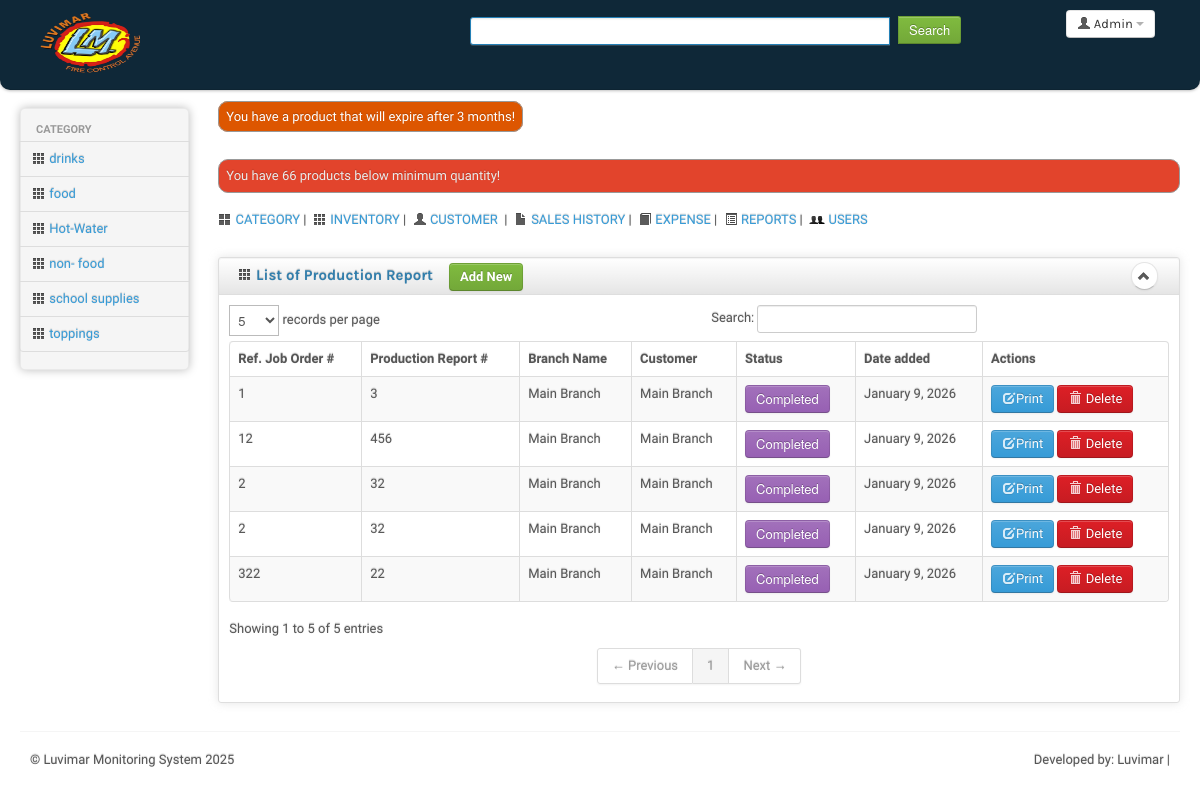
/production/index.php (signed in), run on the app's committed database.
### tables this page shows
CREATE TABLE `bs_user` (
  `user_id` int(10) unsigned NOT NULL AUTO_INCREMENT,
  `emp_id` varchar(100) NOT NULL DEFAULT '',
  `firstname` varchar(100) NOT NULL DEFAULT '',
  `lastname` varchar(100) NOT NULL DEFAULT '',
  `email` varchar(100) NOT NULL DEFAULT '',
  `username` varchar(100) NOT NULL DEFAULT '',
  `password` varchar(32) NOT NULL DEFAULT '',
  `pass_text` varchar(200) NOT NULL DEFAULT '',
  `title` varchar(100) NOT NULL DEFAULT '',
  `contactno` varchar(100) NOT NULL DEFAULT '',
  `address` text DEFAULT NULL,
  `image` varchar(200) NOT NULL DEFAULT '',
  `thumbnail` varchar(200) NOT NULL DEFAULT '',
  `is_admin` tinyint(1) NOT NULL DEFAULT 1,
  `access_level` int(10) NOT NULL DEFAULT 1,
  `is_main_access` tinyint(1) NOT NULL DEFAULT 1,
  `is_masterfile_access` tinyint(1) NOT NULL DEFAULT 1,
  `is_category_access` tinyint(1) NOT NULL DEFAULT 1,
  `is_cat_a_access` tinyint(1) NOT NULL DEFAULT 1,
  `is_cat_e_access` tinyint(1) NOT NULL DEFAULT 1,
  `is_cat_d_access` tinyint(1) NOT NULL DEFAULT 1,
  `is_customer_access` tinyint(1) NOT NULL DEFAULT 1,
  `is_cust_a_access` tinyint(1) NOT NULL DEFAULT 1,
  `is_cust_e_access` tinyint(1) NOT NULL DEFAULT 1,
  `is_cust_d_access` tinyint(1) NOT NULL DEFAULT 1,
  `is_supplier_access` tinyint(1) NOT NULL DEFAULT 1,
  `is_sup_a_access` tinyint(1) NOT NULL DEFAULT 1,
  `is_sup_e_access` tinyint(1) NOT NULL DEFAULT 1,
  `is_sup_d_access` tinyint(1) NOT NULL DEFAULT 1,
  `is_product_access` tinyint(1) NOT NULL DEFAULT 1,
  `is_prod_a_access` tinyint(1) NOT NULL DEFAULT 1,
  `is_prod_e_access` tinyint(1) NOT NULL DEFAULT 1,
  `is_prod_d_access` tinyint(1) NOT NULL DEFAULT 1,
  `is_receive_access` tinyint(1) NOT NULL DEFAULT 1,
  `is_return_access` tinyint(1) NOT NULL DEFAULT 1,
  `is_sales_access` tinyint(1) NOT NULL DEFAULT 1,
  `is_sale_v_access` tinyint(1) NOT NULL DEFAULT 1,
  `is_sale_d_access` tinyint(1) NOT NULL DEFAULT 1,
  `is_delivery_access` tinyint(1) NOT NULL DEFAULT 1,
  `is_del_v_access` tinyint(1) NOT NULL DEFAULT 1,
  `is_del_d_access` tinyint(1) NOT NULL DEFAULT 1,
  `is_expense_access` tinyint(1) NOT NULL DEFAULT 1,
  `is_exp_a_access` tinyint(1) NOT NULL DEFAULT 1,
  `is_exp_e_access` tinyint(1) NOT NULL DEFAULT 1,
  `is_exp_d_access` tinyint(1) NOT NULL DEFAULT 1,
  `is_report_access` tinyint(1) NOT NULL DEFAULT 1,
  `is_user_access` tinyint(1) NOT NULL DEFAULT 1,
  `is_user_a_access` tinyint(1) NOT NULL DEFAULT 1,
  `is_user_e_access` tinyint(1) NOT NULL DEFAULT 1,
  `is_user_d_access` tinyint(1) NOT NULL DEFAULT 1,
  `added_by` int(10) DEFAULT NULL,
  `modified_by` int(10) DEFAULT NULL,
  `deleted_by` int(10) DEFAULT NULL,
  `is_deleted` tinyint(1) NOT NULL,
  `date_added` varchar(50) DEFAULT NULL,
  `date_modified` varchar(50) DEFAULT NULL,
  `date_deleted` varchar(50) DEFAULT NULL,
  `last_login` varchar(50) DEFAULT NULL,
  `theme` varchar(70) NOT NULL,
  `branch_num` int(11) DEFAULT NULL,
  PRIMARY KEY (`user_id`)
);

CREATE TABLE `tbl_category` (
  `cat_id` int(10) unsigned NOT NULL AUTO_INCREMENT,
  `cat_parent_id` int(11) NOT NULL DEFAULT 0,
  `cat_name` varchar(50) NOT NULL DEFAULT '',
  `cat_description` varchar(200) NOT NULL DEFAULT '',
  `cat_image` varchar(255) NOT NULL DEFAULT '',
  `is_deleted` int(1) NOT NULL,
  PRIMARY KEY (`cat_id`)
);

CREATE TABLE IF NOT EXISTS `tbl_production_report` (
  `pr_id` int(11) NOT NULL AUTO_INCREMENT,
  `jo_id` int(11) NOT NULL,
  `pr_num` varchar(100) NOT NULL DEFAULT '',
  `added_by` varchar(100) NOT NULL DEFAULT '',
  `status` varchar(100) NOT NULL DEFAULT '',
  `date_added` varchar(100) NOT NULL DEFAULT '',
  `is_deleted` varchar(100) NOT NULL DEFAULT '',
  `uid` varchar(100) NOT NULL DEFAULT '',
  PRIMARY KEY (`pr_id`),
  KEY `jo_id` (`jo_id`)
);

CREATE TABLE IF NOT EXISTS `tbl_job_order` (
  `jo_id` int(11) NOT NULL AUTO_INCREMENT,
  `branch_id` int(11) DEFAULT NULL,
  `joi_id` int(11) NOT NULL,
  `job_order_number` varchar(100) NOT NULL,
  `status` varchar(100) NOT NULL,
  `added_by` int(100) NOT NULL DEFAULT 0,
  `date_added` varchar(100) NOT NULL,
  `is_deleted` int(1) NOT NULL DEFAULT 0,
  `uid` varchar(100) NOT NULL,
  PRIMARY KEY (`jo_id`) USING BTREE,
  KEY `joi_id` (`joi_id`),
  KEY `branch_id` (`branch_id`)
);

CREATE TABLE `bs_branch` (
  `branch_id` int(10) unsigned NOT NULL AUTO_INCREMENT,
  `branch_name` varchar(100) NOT NULL,
  `branch_db` varchar(100) NOT NULL,
  `is_deleted` int(1) NOT NULL,
  `date_added` datetime NOT NULL DEFAULT '0000-00-00 00:00:00',
  `date_modified` datetime NOT NULL DEFAULT '0000-00-00 00:00:00',
  `date_deleted` datetime NOT NULL DEFAULT '0000-00-00 00:00:00',
  PRIMARY KEY (`branch_id`)
);

CREATE TABLE IF NOT EXISTS `bs_setting` (
  `setting_id` int(10) unsigned NOT NULL AUTO_INCREMENT,
  `directory` varchar(100) NOT NULL DEFAULT '',
  `system_title` varchar(100) NOT NULL DEFAULT '',
  `abrv` varchar(70) NOT NULL DEFAULT '',
  `year_developed` year(4) NOT NULL,
  `description` text NOT NULL,
  `developer` varchar(100) NOT NULL,
  `website` varchar(100) NOT NULL,
  PRIMARY KEY (`setting_id`)
);

### production/index.php (called while the page is built, shortened)
<?php
require_once '../include/template.php';

### production/list.php (the view, shortened to what this page needs)
<?php
$userId = $_SESSION['user_id'];
$user = $conn->prepare("SELECT * FROM bs_user
			WHERE user_id = '$userId'");
$user->execute();
$user_data = $user->fetch();
$sql = $conn->prepare("SELECT * FROM tbl_production_report WHERE status != 'pending' AND is_deleted != '1' ORDER BY pr_id DESC");
$sql->execute();
?>
<div class="row-fluid sortable">
	<div class="box span12">
		<div class="box-header well" data-original-title>
			<h2><i class="icon-th"></i> List of Production Report</h2>
			<?php if ($user_data['is_prod_a_access'] == 1) { ?>
				<?php
				$sel = $conn->prepare("SELECT * FROM tbl_pr_items WHERE is_submitted != '1' AND is_deleted != '1'");
				$sel->execute();
				if ($sel->rowCount() > 0) {
				?>
					&nbsp;&nbsp;&nbsp;&nbsp;<a href="javascript:add();" class="btn btn-success">Add New Cart</a>
				<?php
				} else {
				?> &nbsp;&nbsp;&nbsp;&nbsp;<a href="index.php?view=add_jo" class="btn btn-success">Add New</a>
				<?php
				}
				?>
			<?php } else {
			} ?>
			<div class="box-icon">
				<a href="../" class="btn btn-minimize btn-round"><i class="icon-chevron-up"></i></a>
			</div>
		</div>
		<div class="box-content">
			<table class="table table-striped table-bordered bootstrap-datatable datatable">
				<thead>
					<tr>
						<th>Ref. Job Order #</th>
						<th>Production Report #</th>
						<th>Branch Name</th>
						<th>Customer</th>
						<th>Status</th>
						<th>Date added</th>
						<th>Actions</th>
					</tr>
				</thead>
				<tbody>
					<?php
					if ($sql->rowCount() > 0) {
						while ($sql_data = $sql->fetch()) {
							$prId = $sql_data['pr_id'];
							$joId = $sql_data['jo_id'];
							$sel = $conn->prepare("SELECT * FROM tbl_pr_list WHERE pr_id = '$prId' AND is_deleted != '1'");
							$sel->execute();
							$sel_data = $sel->fetch();
							$branchId = $sel_data['branch_id'];
							$cust = $conn->prepare("SELECT * FROM bs_branch WHERE branch_id = '$branchId'");
							$cust->execute();
							$cust_data = $cust->fetch();
							$custName = $cust_data['branch_name'];
							$status = $sql_data['status'];
							if ($status == 'pending') {
								$status = '<button class="btn btn-warning" disabled><i data-feather="circle" style="height: 16px; width: 16px;" class="me-1"></i>Pending </button> ';
							} elseif ($status == 'completed') {
								$status = '<button class="btn btn-info"><i data-feather="check" style="height: 16px; width: 16px;" class="me-1"></i>Completed</button> ';
							} elseif ($status == 'declined') {
								$status = '<button class="btn btn-danger"><i data-feather="x" style="height: 16px; width: 16px;" class="me-1"></i>Declined</button> ';
							} elseif ($status == 'released') {
								$status = '<button class="btn btn-primary" disabled><i data-feather="check" style="height: 16px; width: 16px;" class="me-1"></i>Released</button> ';
							} else {
							};
							$jo = $conn->prepare("SELECT * FROM tbl_job_order WHERE jo_id = '$joId' AND is_deleted != '1'");
							$jo->execute();
							$jo_data = $jo->fetch();
					?>
							<tr>
								<td><?php echo $jo_data['job_order_number']; ?></td>
								<td><?php echo $sql_data['pr_num']; ?></td>
								<td><?php echo $custName; ?></td>
								<td><?php echo $custName; ?></td>
								<td><?php echo $status ?></td>
								<td><?php echo date("F j, Y", strtotime($sql_data['date_added'])); ?></td>
								<td class="center">
									<?php if ($user_data['is_prod_e_access'] == 1) { ?>
										<a class="btn btn-primary" href="print.php?prId=<?php echo $prId; ?>" class="btn btn-small" target=_new><i class="icon-edit icon-white"></i>Print</a>
									<?php } else {
										echo "-- --";
									} ?>
									<?php if ($user_data['is_prod_d_access'] == 1) { ?>
										<a class="btn btn-danger" href="javascript:del(<?php echo $sql_data['pr_id']; ?>);">
											<i class="icon-trash icon-white"></i>
											Delete
										</a>
									<?php } else {
										echo "-- --";
									} ?>
								</td>
							</tr>
					<?php
						}
					} else {
					}
					?>
				</tbody>
			</table>
		</div>
	</div>
</div>

### include/header.php (shortened to what this page needs)
<?php
$userId = $_SESSION['user_id'];
$sql = $conn->prepare("SELECT * FROM bs_user WHERE user_id = '$userId' AND is_deleted != '1'");
$sql->execute();
$sql_data = $sql->fetch();
?>
<div class="navbar-inner" style="background: #0f2838;">
	<div class="container-fluid">
		<a class="brand" href="<?php echo WEB_ROOT; ?>index.php"><img src="<?php echo WEB_ROOT; ?>images/branch_logo/main.png" style="height: 60px; width:100px;" /></a>
		<div class="btn-group pull-right">
			<a class="btn dropdown-toggle" data-toggle="dropdown" href="javascript:mod(<?php echo $userId; ?>);">
				<i class="icon-user"></i><span class="hidden-phone"> <?php echo $sql_data['firstname']; ?></span>
				<span class="caret"></span>
			</a>
		</div>
		<?php if ($sql_data['is_admin'] != 1) { ?>
			<div class="top-nav nav-collapse">
				<ul class="nav">
					<li>
						<form method="post" action="<?php echo WEB_ROOT; ?>sales/index.php?view=search" class="navbar-search pull-left">
							<div class="input-append">
								<input name="key" type="text" id="appendedInputButtons" maxlength="50" placeholder="Search" style="width:400px; background:#ffffff;" required autocomplete=off class="search-query span2" />
								<input type="submit" value="Search" class="btn btn-success" />
							</div>
						</form>
					</li>
				</ul>
			</div>
		<?php } else {
		} ?>
	</div>
</div>

### include/left-menu.php (shortened to what this page needs)
<div class="span2 main-menu-span">
	<div class="well nav-collapse sidebar-nav">
		<ul class="nav nav-tabs nav-stacked main-menu">
			<li class="nav-header hidden-tablet">Category</li>
			<?php
				$cat = $conn->prepare("SELECT * FROM tbl_category WHERE cat_parent_id = '0' AND is_deleted != '1' ORDER BY cat_name");
				$cat->execute();
				if($cat->rowCount() > 0)
				{
					while($cat_data = $cat->fetch())
					{
			?>
						<li><a class="ajax-link" href="<?php echo WEB_ROOT; ?>sales/index.php?id=<?php echo $cat_data['cat_id']; ?>"><i class="icon-th"></i><span class="hidden-tablet"> <?php echo $cat_data['cat_name']; ?></span></a></li>
			<?php
					}
				}else{}
			?>
		</ul>
	</div>
</div>

### include/footer.php
<?php
	$sett = $conn->prepare("SELECT * FROM bs_setting");
	$sett->execute();
	$sett_data = $sett->fetch();
?>
<p class="pull-left">&copy; <?php echo $sett_data['system_title']; ?> <?php echo $sett_data['year_developed']; ?></p>
<p class="pull-right">Developed by: <?php echo $sett_data['developer']; ?> | <?php echo $sett_data['website']; ?></p>

### global-library/css/charisma-app.css (style rules this page uses)
.box { border: 1px solid #DEDEDE; border-radius:3px; -webkit-border-radius:3px; -moz-border-radius:3px; margin-top: 10px; margin-bottom: 10px ; box-shadow: 0 0 10px rgba(189, 189, 189, 0.4); -webkit-box-shadow: 0 0 10px rgba(189, 189, 189, 0.4); -moz-box-shadow: 0 0 10px rgba(189, 189, 189, 0.4); }
.box-header { border:none; padding-top:5px; border-bottom: 1px solid #DEDEDE; border-radius:3px 3px 0 0; -webkit-border-radius:3px 3px 0 0; -moz-border-radius:3px 3px 0 0; height:12px; min-height:12px; margin-bottom: 0; cursor:move; font-weight:bold; font-size:16px; background: -moz-linear-gradient(top, rgba(255,255,255,0) 0%, rgba(0,0,0,0.1) 100%); background: -webkit-gradient(linear, left top, left bottom, color-stop(0%,rgba(255,255,255,0)), color-stop(100%,rgba(0,0,0,0.1))); background: -webkit-linear-gradient(top, rgba(255,255,255,0) 0%,rgba(0,0,0,0.1) 100%); background: -o-linear-gradient(top, rgba(255,255,255,0) 0%,rgba(0,0,0,0.1) 100%); background: -ms-linear-gradient(top, rgba(255,255,255,0) 0%,rgba(0,0,0,0.1) 100%); background: linear-gradient(to bottom, rgba(255,255,255,0) 0%,rgba(0,0,0,0.1) 100%); filter: progid:DXImageTransform.Microsoft.gradient( startColorstr='#00ffffff', endColorstr='#1a000000',GradientType=0 ); }
.box-header h2 { font-size:15px; width:auto; clear:none; float:left; line-height:25px; }
.box-header h2 > i { margin-top:1px; }
.box-icon { float:right; }
.box-icon a { clear:none; float:left; margin:0 2px; height: 18px; width:5px; margin-top: -1px; }
.box-icon a i { margin-left:-4.5px; }
.box-content { padding:10px; }
.btn-round { border-radius: 40px; -webkit-border-radius: 40px; -moz-border-radius: 40px; font-size:12px; padding-top:4px; }
#prependedInput,#appendedPrependedInput,#appendedInputButtons,#appendedInputButton { width:200px; }
footer .pull-right { float:right; margin-right:10px; }
footer .pull-left { float:left; margin-left:10px; }
.sidebar-nav { min-height:0; box-shadow: 0 0 10px #BDBDBD; -webkit-box-shadow: 0 0 10px #BDBDBD; -moz-box-shadow: 0 0 10px #BDBDBD; border-radius: 5px; -webkit-border-radius: 5px; -moz-border-radius: 5px; margin-bottom: 0; padding-bottom:0; }
.sidebar-nav > ul > li:not(.nav-header) { margin-right:-2px; margin-left:-2px; }
.brand { font-family: 'Calibri', cursive, Arial, serif; letter-spacing:2px; text-shadow:1px 1px 5px rgba(0, 0, 0, 0.5); width:400px; }
.brand img { float:left; height:37px; width:50px; margin-right:5px; }
.navbar-search { margin-left:10px; }
.navbar-inner { border-radius:0 0 10px 10px; -webkit-border-radius:0 0 10px 10px; -moz-border-radius:0 0 10px 10px; padding-top:5px; padding-bottom:5px; }
.pull-left { float:left !important; }
.pull-right { float:right !important; }

### global-library/nyroModal/styles/nyroModalCal.css (style rules this page uses)
body, u , b { text-decoration: none; }

### global-library/global-css.php (style rules this page uses)
body { padding-bottom: 40px; }
.sidebar-nav { padding: 9px 0; }

### data on the page
bs_user: firstname "Admin"
tbl_category: cat_name "drinks"
tbl_category: cat_name "food"
tbl_category: cat_name "Hot-Water"
tbl_category: cat_name "non- food"
tbl_category: cat_name "school supplies"
tbl_category: cat_name "toppings"
tbl_production_report: jo.job_order_number "2", pr_num "32", bs_branch.branch_name "Main Branch", status "Completed", date_added "January 9, 2026"
tbl_production_report: jo.job_order_number "322", pr_num "22", bs_branch.branch_name "Main Branch", status "Completed", date_added "January 9, 2026"
tbl_production_report: jo.job_order_number "2", pr_num "32", bs_branch.branch_name "Main Branch", status "Completed", date_added "January 9, 2026"
tbl_production_report: jo.job_order_number "1", pr_num "3", bs_branch.branch_name "Main Branch", status "Completed", date_added "January 9, 2026"
tbl_production_report: jo.job_order_number "12", pr_num "456", bs_branch.branch_name "Main Branch", status "Completed", date_added "January 9, 2026"
bs_setting: system_title "Luvimar Monitoring System", year_developed "2025", developer "Luvimar"

### other printed values
$mqty->rowCount() "66"
$ps "s"
